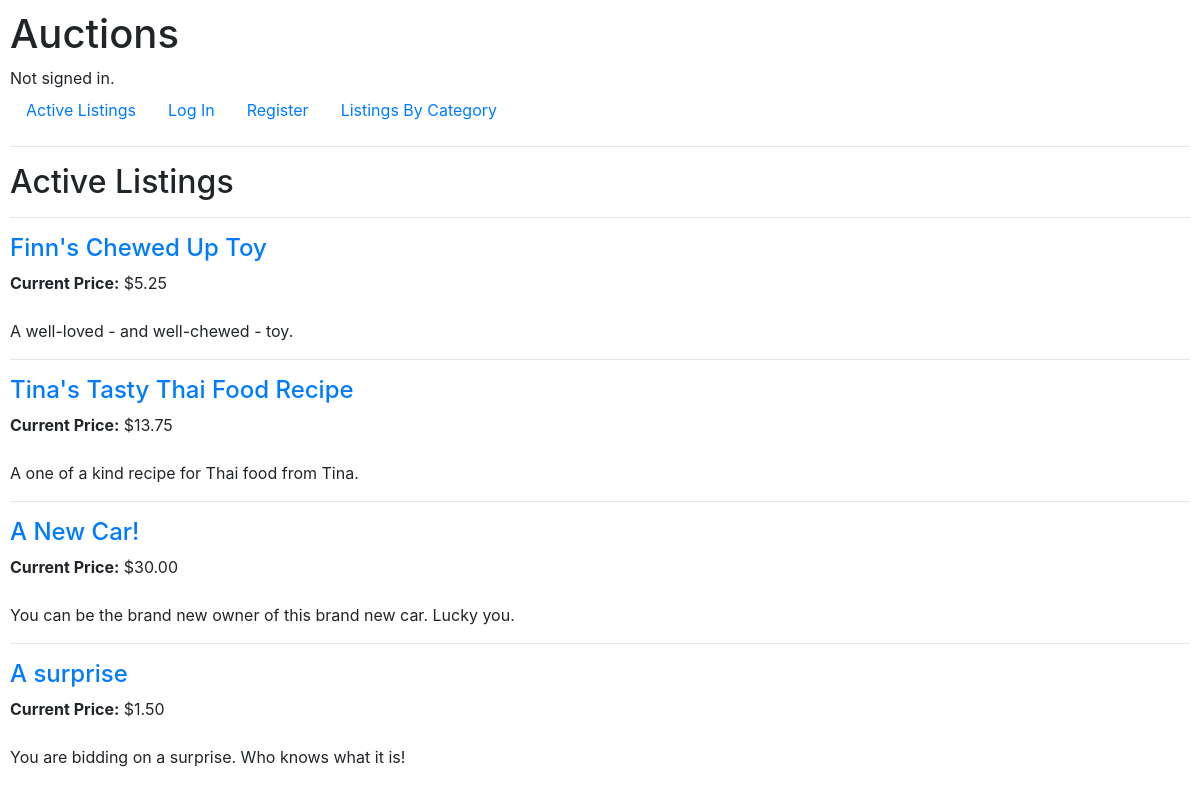
Before: / with the older database file.
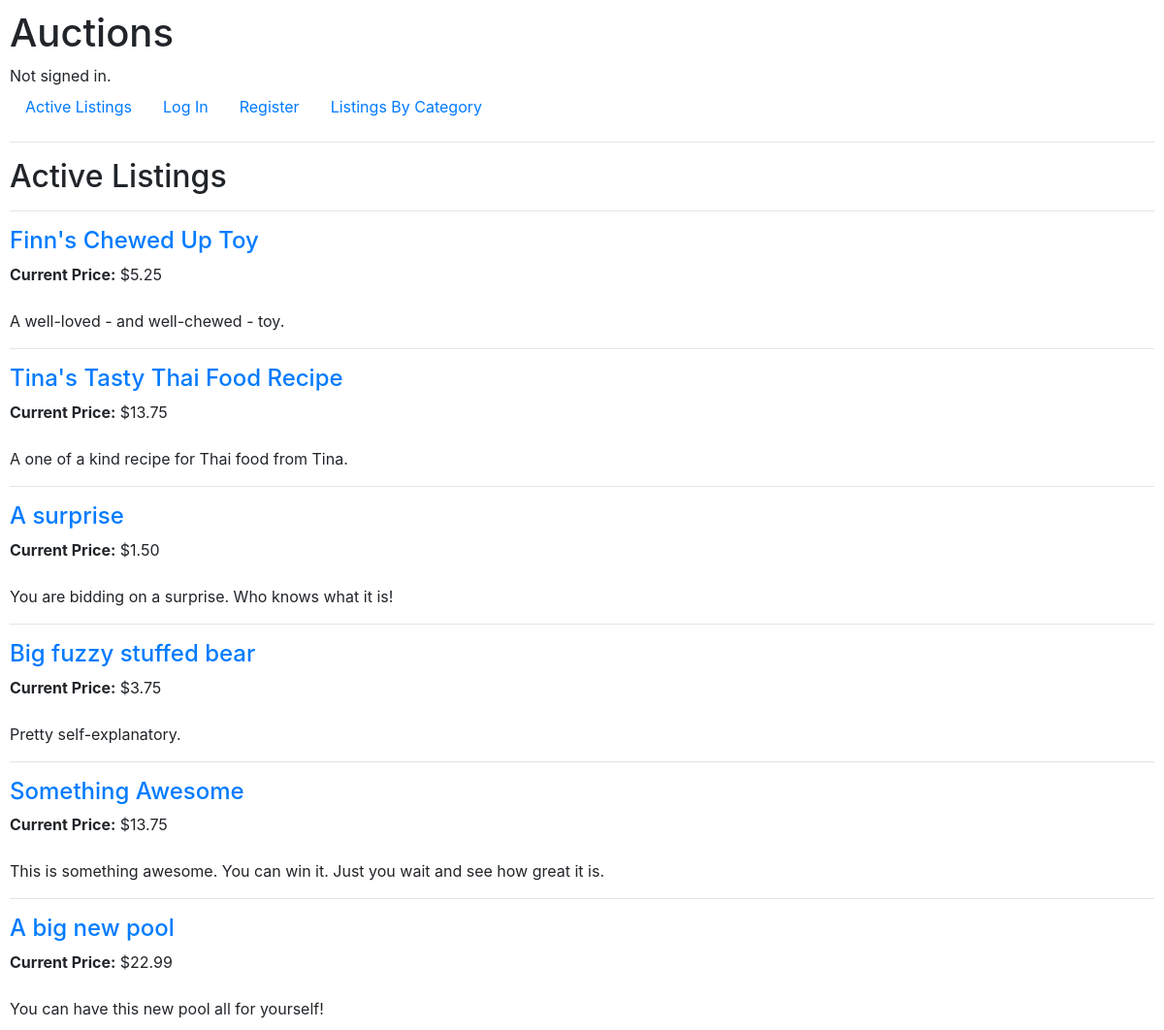
After: the same page with the newer database file.
### auctions/models.py (models this page shows, shortened)
class Auction(models.Model):
    title = models.CharField(max_length=64)
    description = models.TextField()
    opening_bid = models.DecimalField(max_digits=10,decimal_places=2)
    image = models.CharField(max_length=64,blank=True)
    category = models.CharField(max_length=64,blank=True)
    user = models.ForeignKey(User, on_delete=models.CASCADE, related_name='listings')
    winner = models.ForeignKey(User, on_delete=models.CASCADE, blank=True, default=None,
    null=True, related_name='won')
    LISTING_STATUS = (
        ("A",'Active'),
        ("C","Closed")
    )
    status = models.CharField(max_length=1, choices=LISTING_STATUS, default="A")
    watchlist = models.ManyToManyField(User, blank=True, related_name='watchlist',
    default=None)

### auctions/views.py (the view)
# urls.py: path("", views.index, name="index"),
def index(request):
    prices = []
    auctions = Auction.objects.filter(status="A")
    for auction in auctions:
        price_dict =  Bid.objects.filter(auction__title=auction.title).aggregate(Max('amount'))
        if price_dict['amount__max'] is None:
            prices.append(auction.opening_bid)
        else:
            prices.append(price_dict['amount__max'])
    auction_zip = zip(auctions, prices)
    return render(request, "auctions/index.html", {
        'auctions':auction_zip
    })

### auctions/templates/auctions/index.html
{% extends "auctions/layout.html" %}
{% block body %}
    <h2>Active Listings</h2>
    {% for auction, price in auctions %}
        <hr>
        <h4><a href="{% url 'listing' auction.id %}">{{auction.title}}</a></h4>
        <b>Current Price:</b> ${{price|floatformat:2}} <br>
        <br>
        {{auction.description}}
    {% endfor %}
{% endblock %}

Changed rows visible on the page:
no longer on this page (row edited): Auction: title "A New Car!", price "30.00", description "You can be the brand new owner of this brand new car. Lucky you."
added Auction: title "Big fuzzy stuffed bear", price "3.75", description "Pretty self-explanatory."
added Auction: title "Something Awesome", price "13.75", description "This is something awesome. You can win it. Just you wait and see how great it is."
added Auction: title "A big new pool", opening_bid "22.99", description "You can have this new pool all for yourself!"
